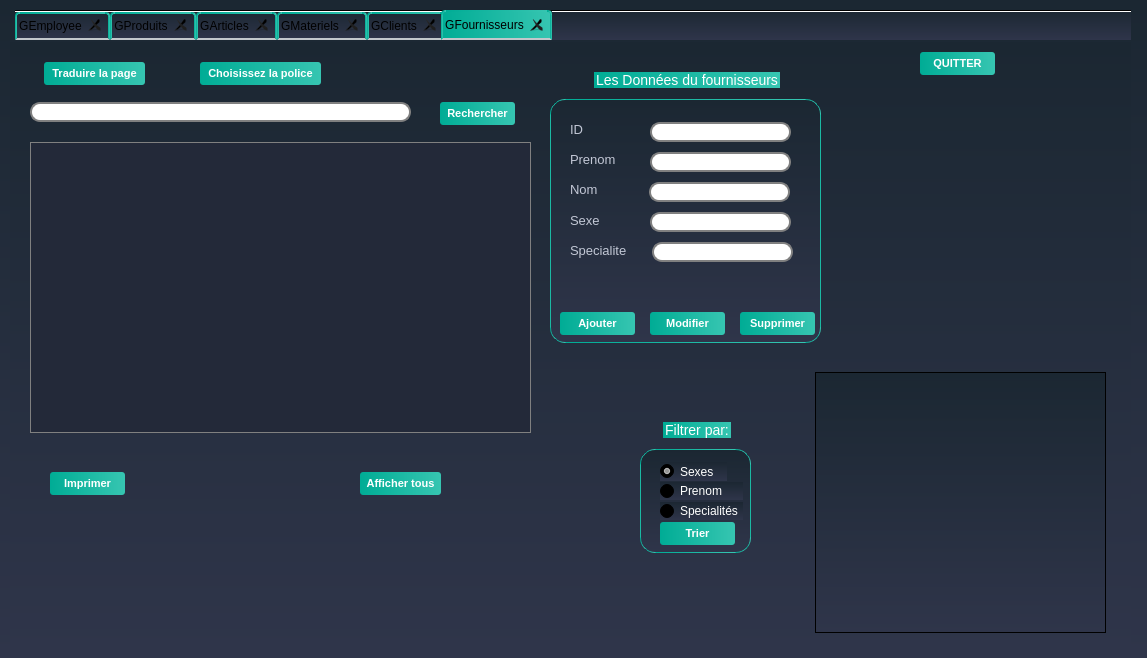
<?xml version="1.0" encoding="UTF-8"?>
<ui version="4.0">
 <class>Suppliers</class>
 <widget class="QDialog" name="Suppliers">
  <property name="geometry">
   <rect>
    <x>0</x>
    <y>0</y>
    <width>1147</width>
    <height>658</height>
   </rect>
  </property>
  <property name="windowTitle">
   <string>Dialog</string>
  </property>
  <property name="styleSheet">
   <string notr="true">/*-----QWidget-----*/

QWidget

{

	background-color: qlineargradient(spread:repeat, x1:1, y1:0, x2:1, y2:1, stop:0 rgba(27, 39, 50, 255),stop:1 rgba(47, 53, 74, 255));

	color: #000000;



}





/*-----QLabel-----*/

QLabel

{

	background-color: transparent;

	color: #c2c7d5;

	font-size: 13px;



}





/*-----QPushButton-----*/

QPushButton

{

	background-color: qlineargradient(spread:pad, x1:0, y1:0.511, x2:1, y2:0.511, stop:0 rgba(0, 172, 149, 255),stop:0.995192 rgba(54, 197, 177, 255));

	color: #fff;

	font-size: 11px;

	font-weight: bold;

	border: none;

	border-radius: 3px;

	padding: 5px;



}





QPushButton::pressed

{

	background-color: qlineargradient(spread:pad, x1:0, y1:0.511, x2:1, y2:0.511, stop:0 rgba(0, 207, 179, 255),stop:1 rgba(70, 255, 230, 255));



}





/*-----QCheckBox-----*/

QCheckBox

{

	background-color: transparent;

	color: #fff;

	font-size: 10px;

	font-weight: bold;

	border: none;

	border-radius: 5px;



}





/*-----QCheckBox-----*/

QCheckBox::indicator

{

    color: #b1b1b1;

    background-color: #323232;

    border: 1px solid darkgray;

    width: 12px;

    height: 12px;



}





QCheckBox::indicator:checked

{

    image:url(&quot;./ressources/check.png&quot;);

	background-color: qlineargradient(spread:pad, x1:0, y1:0.511, x2:1, y2:0.511, stop:0 rgba(0, 172, 149, 255),stop:0.995192 rgba(54, 197, 177, 255));;

    border: 1px solid #607cff;



}





QCheckBox::indicator:unchecked:hover

{

    border: 1px solid #08b099;



}





QCheckBox::disabled

{

	color: #656565;



}





QCheckBox::indicator:disabled

{

	background-color: #656565;

	color: #656565;

    border: 1px solid #656565;



}





/*-----QLineEdit-----*/

QLineEdit

{

	background-color: #c2c7d5;

	color: #000;

	font-weight: bold;

	border: none;

	border-radius: 2px;

	padding: 3px;



}







/*-----QListView-----*/

QListView

{

	background-color: qlineargradient(spread:pad, x1:1, y1:0, x2:1, y2:1, stop:0 rgba(50, 61, 80, 255),stop:1 rgba(44, 49, 69, 255));

	color: #fff;

	font-size: 12px;

	font-weight: bold;

	border: 1px solid #191919;

	show-decoration-selected: 0;



}





QListView::item

{

	color: #31cecb;

	background-color: #454e5e;

	border: none;

	padding: 5px;

	border-radius: 0px;

	padding-left : 10px;

	height: 42px;



}



QListView::item:selected

{

	color: #31cecb;

	background-color: #454e5e;



}





QListView::item:!selected

{

	color:white;

	background-color: transparent;

	border: none;

	padding-left : 10px;



}





QListView::item:!selected:hover

{

	color: #bbbcba;

	background-color: #454e5e;

	border: none;

	padding-left : 10px;



}





/*-----QTreeView-----*/

QTreeView 

{

	background-color: #232939;

	show-decoration-selected: 0;

	color: #c2c8d7;



}





QTreeView::item 

{

	border-top-color: transparent;

	border-bottom-color: transparent;



}





QTreeView::item:hover 

{

	background-color: #606060;

	color: #fff;



}





QTreeView::item:selected 

{

	background-color: #0ab19a;

	color: #fff;



}





QTreeView::item:selected:active

{

	background-color: #0ab19a;

	color: #fff;



}





QTreeView::branch:has-children:!has-siblings:closed,

QTreeView::branch:closed:has-children:has-siblings 

{

	image: url(://tree-closed.png);



}



QTreeView::branch:open:has-children:!has-siblings,

QTreeView::branch:open:has-children:has-siblings  

{

	image: url(://tree-open.png);



}





/*-----QTableView &amp; QTableWidget-----*/

QTableView

{

    background-color: #232939;

	border: 1px solid gray;

    color: #f0f0f0;

    gridline-color: #232939;

    outline : 0;



}





QTableView::disabled

{

    background-color: #242526;

    border: 1px solid #32414B;

    color: #656565;

    gridline-color: #656565;

    outline : 0;



}





QTableView::item:hover 

{

    background-color: #606060;

    color: #f0f0f0;



}





QTableView::item:selected 

{

	background-color: #0ab19a;

    color: #F0F0F0;



}





QTableView::item:selected:disabled

{

    background-color: #1a1b1c;

    border: 2px solid #525251;

    color: #656565;



}





QTableCornerButton::section

{

	background-color: #343a49;

    color: #fff;



}





QHeaderView::section

{

	color: #fff;

	border-top: 0px;

	border-bottom: 1px solid gray;

	border-right: 1px solid gray;

	background-color: #343a49;

    margin-top:1px;

	margin-bottom:1px;

	padding: 5px;



}





QHeaderView::section:disabled

{

    background-color: #525251;

    color: #656565;



}





QHeaderView::section:checked

{

    color: #fff;

    background-color: #0ab19a;



}





QHeaderView::section:checked:disabled

{

    color: #656565;

    background-color: #525251;



}





QHeaderView::section::vertical::first,

QHeaderView::section::vertical::only-one

{

    border-top: 1px solid #353635;



}





QHeaderView::section::vertical

{

    border-top: 1px solid #353635;



}





QHeaderView::section::horizontal::first,

QHeaderView::section::horizontal::only-one

{

    border-left: 1px solid #353635;



}





QHeaderView::section::horizontal

{

    border-left: 1px solid #353635;



}





/*-----QScrollBar-----*/

QScrollBar:horizontal 

{

    background-color: transparent;

    height: 8px;

    margin: 0px;

    padding: 0px;



}





QScrollBar::handle:horizontal 

{

    border: none;

	min-width: 100px;

    background-color: #56576c;



}





QScrollBar::add-line:horizontal, 

QScrollBar::sub-line:horizontal,

QScrollBar::add-page:horizontal, 

QScrollBar::sub-page:horizontal 

{

    width: 0px;

    background-color: transparent;



}





QScrollBar:vertical 

{

    background-color: transparent;

    width: 8px;

    margin: 0;



}





QScrollBar::handle:vertical 

{

    border: none;

	min-height: 100px;

    background-color: #56576c;



}





QScrollBar::add-line:vertical, 

QScrollBar::sub-line:vertical,

QScrollBar::add-page:vertical, 

QScrollBar::sub-page:vertical 

{

    height: 0px;

    background-color: transparent;



}

QGroupBox  {

    border: 1px solid gray;

    border-color: qlineargradient(spread:pad, x1:0, y1:0.511, x2:1, y2:0.511, stop:0 rgba(0, 172, 149, 255),stop:0.995192 rgba(54, 197, 177, 255));;

    margin-top: 27px;

    font-size: 14px;

    border-radius: 15px;

}



QGroupBox::title  {

    subcontrol-origin: margin;

    subcontrol-position: top center;

    padding: 5px 8000px 5px 8000px;

    background-color: qlineargradient(spread:pad, x1:0, y1:0.511, x2:1, y2:0.511, stop:0 rgba(0, 172, 149, 255),stop:0.995192 rgba(54, 197, 177, 255));;

    color: rgb(255, 255, 255);

}

QLineEdit {

    border: 2px solid gray;

    border-radius: 10px;

    padding: 0 8px;

    background: white;

    selection-background-color: darkgray;

}

QComboBox {

    border: 2px solid grey;

    border-radius: 10px;

    padding: 0 8px;

    min-width: 6em;

}



QComboBox:editable {

    background: white;

}



QComboBox:!editable, QComboBox::drop-down:editable {

     background: white;

}



/* QComboBox gets the &quot;on&quot; state when the popup is open */

QComboBox:!editable:on, QComboBox::drop-down:editable:on {

    background: qlineargradient(x1: 0, y1: 0, x2: 0, y2: 1,

                                stop: 0 #D3D3D3, stop: 0.4 #D8D8D8,

                                stop: 0.5 #DDDDDD, stop: 1.0 #E1E1E1);

}



QComboBox:on { /* shift the text when the popup opens */

    padding-top: 3px;

    padding-left: 4px;

}



QComboBox::drop-down {

    subcontrol-origin: padding;

    subcontrol-position: top right;

    width: 15px;



    border-left-width: 1px;

    border-left-color: darkgray;

    border-left-style: solid; /* just a single line */

    border-top-right-radius: 10px; /* same radius as the QComboBox */

    border-bottom-right-radius: 10px;

}



QComboBox::down-arrow {

    image: url(/usr/share/icons/crystalsvg/16x16/actions/1downarrow.png);

}



QComboBox::down-arrow:on { /* shift the arrow when popup is open */

    top: 1px;

    left: 1px;

}

QComboBox QAbstractItemView {

    border: 2px solid gray;

    selection-background-color: lightgray;

}

QTabWidget::pane { /* The tab widget frame */

    border-top: 2px solid #C2C7CB;

}



QTabWidget::tab-bar {

    left: 5px; /* move to the right by 5px */

}



/* Style the tab using the tab sub-control. Note that

    it reads QTabBar _not_ QTabWidget */

QTabBar::tab {

    background: qlineargradient(x1: 0, y1: 0, x2: 0, y2: 1,

                                stop: 0 #E1E1E1, stop: 0.4 #DDDDDD,

                                stop: 0.5 #D8D8D8, stop: 1.0 #D3D3D3);

    border: 2px solid qlineargradient(spread:pad, x1:0, y1:0.511, x2:1, y2:0.511, stop:0 rgba(0, 172, 149, 255),stop:0.995192 rgba(54, 197, 177, 255));;

    border-bottom-color: #C2C7CB; /* same as the pane color */

    border-top-left-radius: 4px;

    border-top-right-radius: 4px;

    min-width: 8ex;

    padding: 2px;

}



QTabBar::tab:selected, QTabBar::tab:hover {

    background: qlineargradient(spread:pad, x1:0, y1:0.511, x2:1, y2:0.511, stop:0 rgba(0, 172, 149, 255),stop:0.995192 rgba(54, 197, 177, 255));

}



QTabBar::tab:selected {

    border-color:qlineargradient(spread:pad, x1:0, y1:0.511, x2:1, y2:0.511, stop:0 rgba(0, 172, 149, 255),stop:0.995192 rgba(54, 197, 177, 255));

    border-bottom-color: #C2C7CB; /* same as pane color */

}



QTabBar::tab:!selected {

    margin-top: 2px; /* make non-selected tabs look smaller */

}



/* make use of negative margins for overlapping tabs */

QTabBar::tab:selected {

    /* expand/overlap to the left and right by 4px */

    margin-left: -4px;

    margin-right: -4px;

}



QTabBar::tab:first:selected {

    margin-left: 0; /* the first selected tab has nothing to overlap with on the left */

}



QTabBar::tab:last:selected {

    margin-right: 0; /* the last selected tab has nothing to overlap with on the right */

}



QTabBar::tab:only-one {

    margin: 0; /* if there is only one tab, we don't want overlapping margins */

}

QRadioButton{



	color:white;

	font:solid;

}

QDateEdit

{

    background-color: white;

	border: 2px solid grey;

    border-radius: 10px;

    padding: 0 8px;

    spacing: 5px; 

    min-width: 6em;

}





QDateEdit::drop-down {

    image: url(:/new/myapp/cbarrowdn.png);

    width:50px;

    height:15px;

    subcontrol-position: right top;

    subcontrol-origin:margin;

    background-color: white;

   	border: 2px solid grey;

    border-radius: 10px;

    padding: 0 8px;

    spacing: 5px; 

    min-width: 6em;

   spacing: 5px; 

}</string>
  </property>
  <widget class="QTabWidget" name="tab_3">
   <property name="geometry">
    <rect>
     <x>10</x>
     <y>10</y>
     <width>1121</width>
     <height>641</height>
    </rect>
   </property>
   <property name="styleSheet">
    <string notr="true">/*-----QWidget-----*/

QWidget

{

	background-color: qlineargradient(spread:repeat, x1:1, y1:0, x2:1, y2:1, stop:0 rgba(27, 39, 50, 255),stop:1 rgba(47, 53, 74, 255));

	color: #000000;



}





/*-----QLabel-----*/

QLabel

{

	background-color: transparent;

	color: #c2c7d5;

	font-size: 13px;



}





/*-----QPushButton-----*/

QPushButton

{

	background-color: qlineargradient(spread:pad, x1:0, y1:0.511, x2:1, y2:0.511, stop:0 rgba(0, 172, 149, 255),stop:0.995192 rgba(54, 197, 177, 255));

	color: #fff;

	font-size: 11px;

	font-weight: bold;

	border: none;

	border-radius: 3px;

	padding: 5px;



}





QPushButton::pressed

{

	background-color: qlineargradient(spread:pad, x1:0, y1:0.511, x2:1, y2:0.511, stop:0 rgba(0, 207, 179, 255),stop:1 rgba(70, 255, 230, 255));



}





/*-----QCheckBox-----*/

QCheckBox

{

	background-color: transparent;

	color: #fff;

	font-size: 10px;

	font-weight: bold;

	border: none;

	border-radius: 5px;



}





/*-----QCheckBox-----*/

QCheckBox::indicator

{

    color: #b1b1b1;

    background-color: #323232;

    border: 1px solid darkgray;

    width: 12px;

    height: 12px;



}





QCheckBox::indicator:checked

{

    image:url(&quot;./ressources/check.png&quot;);

	background-color: qlineargradient(spread:pad, x1:0, y1:0.511, x2:1, y2:0.511, stop:0 rgba(0, 172, 149, 255),stop:0.995192 rgba(54, 197, 177, 255));;

    border: 1px solid #607cff;



}





QCheckBox::indicator:unchecked:hover

{

    border: 1px solid #08b099;



}





QCheckBox::disabled

{

	color: #656565;



}





QCheckBox::indicator:disabled

{

	background-color: #656565;

	color: #656565;

    border: 1px solid #656565;



}





/*-----QLineEdit-----*/

QLineEdit

{

	background-color: #c2c7d5;

	color: #000;

	font-weight: bold;

	border: none;

	border-radius: 2px;

	padding: 3px;



}







/*-----QListView-----*/

QListView

{

	background-color: qlineargradient(spread:pad, x1:1, y1:0, x2:1, y2:1, stop:0 rgba(50, 61, 80, 255),stop:1 rgba(44, 49, 69, 255));

	color: #fff;

	font-size: 12px;

	font-weight: bold;

	border: 1px solid #191919;

	show-decoration-selected: 0;



}





QListView::item

{

	color: #31cecb;

	background-color: #454e5e;

	border: none;

	padding: 5px;

	border-radius: 0px;

	padding-left : 10px;

	height: 42px;



}



QListView::item:selected

{

	color: #31cecb;

	background-color: #454e5e;



}





QListView::item:!selected

{

	color:white;

	background-color: transparent;

	border: none;

	padding-left : 10px;



}





QListView::item:!selected:hover

{

	color: #bbbcba;

	background-color: #454e5e;

	border: none;

	padding-left : 10px;



}





/*-----QTreeView-----*/

QTreeView 

{

	background-color: #232939;

	show-decoration-selected: 0;

	color: #c2c8d7;



}





QTreeView::item 

{

	border-top-color: transparent;

	border-bottom-color: transparent;



}





QTreeView::item:hover 

{

	background-color: #606060;

	color: #fff;



}





QTreeView::item:selected 

{

	background-color: #0ab19a;

	color: #fff;



}





QTreeView::item:selected:active

{

	background-color: #0ab19a;

	color: #fff;



}





QTreeView::branch:has-children:!has-siblings:closed,

QTreeView::branch:closed:has-children:has-siblings 

{

	image: url(://tree-closed.png);



}



QTreeView::branch:open:has-children:!has-siblings,

QTreeView::branch:open:has-children:has-siblings  

{

	image: url(://tree-open.png);



}





/*-----QTableView &amp; QTableWidget-----*/

QTableView

{

    background-color: #232939;

	border: 1px solid gray;

    color: #f0f0f0;

    gridline-color: #232939;

    outline : 0;



}





QTableView::disabled

{

    background-color: #242526;

    border: 1px solid #32414B;

    color: #656565;

    gridline-color: #656565;

    outline : 0;



}





QTableView::item:hover 

{

    background-color: #606060;

    color: #f0f0f0;



}





QTableView::item:selected 

{

	background-color: #0ab19a;

    color: #F0F0F0;



}





QTableView::item:selected:disabled

{

    background-color: #1a1b1c;

    border: 2px solid #525251;

    color: #656565;



}





QTableCornerButton::section

{

	background-color: #343a49;

    color: #fff;



}





QHeaderView::section

{

	color: #fff;

	border-top: 0px;

	border-bottom: 1px solid gray;

	border-right: 1px solid gray;

	background-color: #343a49;

    margin-top:1px;

	margin-bottom:1px;

	padding: 5px;



}





QHeaderView::section:disabled

{

    background-color: #525251;

    color: #656565;



}





QHeaderView::section:checked

{

    color: #fff;

    background-color: #0ab19a;



}





QHeaderView::section:checked:disabled

{

    color: #656565;

    background-color: #525251;



}





QHeaderView::section::vertical::first,

QHeaderView::section::vertical::only-one

{

    border-top: 1px solid #353635;



}





QHeaderView::section::vertical

{

    border-top: 1px solid #353635;



}





QHeaderView::section::horizontal::first,

QHeaderView::section::horizontal::only-one

{

    border-left: 1px solid #353635;



}





QHeaderView::section::horizontal

{

    border-left: 1px solid #353635;



}





/*-----QScrollBar-----*/

QScrollBar:horizontal 

{

    background-color: transparent;

    height: 8px;

    margin: 0px;

    padding: 0px;



}





QScrollBar::handle:horizontal 

{

    border: none;

	min-width: 100px;

    background-color: #56576c;



}





QScrollBar::add-line:horizontal, 

QScrollBar::sub-line:horizontal,

QScrollBar::add-page:horizontal, 

QScrollBar::sub-page:horizontal 

{

    width: 0px;

    background-color: transparent;



}





QScrollBar:vertical 

{

    background-color: transparent;

    width: 8px;

    margin: 0;



}





QScrollBar::handle:vertical 

{

    border: none;

	min-height: 100px;

    background-color: #56576c;



}





QScrollBar::add-line:vertical, 

QScrollBar::sub-line:vertical,

QScrollBar::add-page:vertical, 

QScrollBar::sub-page:vertical 

{

    height: 0px;

    background-color: transparent;



}

QGroupBox  {

    border: 1px solid gray;

    border-color: qlineargradient(spread:pad, x1:0, y1:0.511, x2:1, y2:0.511, stop:0 rgba(0, 172, 149, 255),stop:0.995192 rgba(54, 197, 177, 255));;

    margin-top: 27px;

    font-size: 14px;

    border-radius: 15px;

}



QGroupBox::title  {

    subcontrol-origin: margin;

    subcontrol-position: top center;

    padding: 5px 8000px 5px 8000px;

    background-color: qlineargradient(spread:pad, x1:0, y1:0.511, x2:1, y2:0.511, stop:0 rgba(0, 172, 149, 255),stop:0.995192 rgba(54, 197, 177, 255));;

    color: rgb(255, 255, 255);

}

QLineEdit {

    border: 2px solid gray;

    border-radius: 10px;

    padding: 0 8px;

    background: white;

    selection-background-color: darkgray;

}

QComboBox {

    border: 2px solid grey;

    border-radius: 10px;

    padding: 0 8px;

    min-width: 6em;

}



QComboBox:editable {

    background: white;

}



QComboBox:!editable, QComboBox::drop-down:editable {

     background: white;

}



/* QComboBox gets the &quot;on&quot; state when the popup is open */

QComboBox:!editable:on, QComboBox::drop-down:editable:on {

    background: qlineargradient(x1: 0, y1: 0, x2: 0, y2: 1,

                                stop: 0 #D3D3D3, stop: 0.4 #D8D8D8,

                                stop: 0.5 #DDDDDD, stop: 1.0 #E1E1E1);

}



QComboBox:on { /* shift the text when the popup opens */

    padding-top: 3px;

    padding-left: 4px;

}



QComboBox::drop-down {

    subcontrol-origin: padding;

    subcontrol-position: top right;

    width: 15px;



    border-left-width: 1px;

    border-left-color: darkgray;

    border-left-style: solid; /* just a single line */

    border-top-right-radius: 10px; /* same radius as the QComboBox */

    border-bottom-right-radius: 10px;

}



QComboBox::down-arrow {

    image: url(/usr/share/icons/crystalsvg/16x16/actions/1downarrow.png);

}



QComboBox::down-arrow:on { /* shift the arrow when popup is open */

    top: 1px;

    left: 1px;

}

QComboBox QAbstractItemView {

    border: 2px solid gray;

    selection-background-color: lightgray;

}

QTabWidget::pane { /* The tab widget frame */

    border-top: 2px solid #C2C7CB;

}



QTabWidget::tab-bar {

    left: 5px; /* move to the right by 5px */

}



/* Style the tab using the tab sub-control. Note that

    it reads QTabBar _not_ QTabWidget */

QTabBar::tab {

    background: qlineargradient(x1: 0, y1: 0, x2: 0, y2: 1,

                                stop: 0 #E1E1E1, stop: 0.4 #DDDDDD,

                                stop: 0.5 #D8D8D8, stop: 1.0 #D3D3D3);

    border: 2px solid qlineargradient(spread:pad, x1:0, y1:0.511, x2:1, y2:0.511, stop:0 rgba(0, 172, 149, 255),stop:0.995192 rgba(54, 197, 177, 255));;

    border-bottom-color: #C2C7CB; /* same as the pane color */

    border-top-left-radius: 4px;

    border-top-right-radius: 4px;

    min-width: 8ex;

    padding: 2px;

}



QTabBar::tab:selected, QTabBar::tab:hover {

    background: qlineargradient(spread:pad, x1:0, y1:0.511, x2:1, y2:0.511, stop:0 rgba(0, 172, 149, 255),stop:0.995192 rgba(54, 197, 177, 255));

}



QTabBar::tab:selected {

    border-color:qlineargradient(spread:pad, x1:0, y1:0.511, x2:1, y2:0.511, stop:0 rgba(0, 172, 149, 255),stop:0.995192 rgba(54, 197, 177, 255));

    border-bottom-color: #C2C7CB; /* same as pane color */

}



QTabBar::tab:!selected {

    margin-top: 2px; /* make non-selected tabs look smaller */

}



/* make use of negative margins for overlapping tabs */

QTabBar::tab:selected {

    /* expand/overlap to the left and right by 4px */

    margin-left: -4px;

    margin-right: -4px;

}



QTabBar::tab:first:selected {

    margin-left: 0; /* the first selected tab has nothing to overlap with on the left */

}



QTabBar::tab:last:selected {

    margin-right: 0; /* the last selected tab has nothing to overlap with on the right */

}



QTabBar::tab:only-one {

    margin: 0; /* if there is only one tab, we don't want overlapping margins */

}

QRadioButton{



	color:white;

	font:solid;

}

QDateEdit

{

    background-color: white;

	border: 2px solid grey;

    border-radius: 10px;

    padding: 0 8px;

    spacing: 5px; 

    min-width: 6em;

}





QDateEdit::drop-down {

    image: url(:/new/myapp/cbarrowdn.png);

    width:50px;

    height:15px;

    subcontrol-position: right top;

    subcontrol-origin:margin;

    background-color: white;

   	border: 2px solid grey;

    border-radius: 10px;

    padding: 0 8px;

    spacing: 5px; 

    min-width: 6em;

   spacing: 5px; 

}</string>
   </property>
   <property name="currentIndex">
    <number>5</number>
   </property>
   <property name="usesScrollButtons">
    <bool>true</bool>
   </property>
   <property name="documentMode">
    <bool>true</bool>
   </property>
   <property name="tabsClosable">
    <bool>true</bool>
   </property>
   <property name="movable">
    <bool>true</bool>
   </property>
   <property name="tabBarAutoHide">
    <bool>true</bool>
   </property>
   <widget class="QWidget" name="tab_2">
    <attribute name="title">
     <string>GEmployee</string>
    </attribute>
   </widget>
   <widget class="QWidget" name="tab_4">
    <attribute name="title">
     <string>GProduits</string>
    </attribute>
   </widget>
   <widget class="QWidget" name="tab_5">
    <attribute name="title">
     <string>GArticles</string>
    </attribute>
   </widget>
   <widget class="QWidget" name="tab_6">
    <attribute name="title">
     <string>GMateriels</string>
    </attribute>
   </widget>
   <widget class="QWidget" name="tab_7">
    <attribute name="title">
     <string>GClients</string>
    </attribute>
   </widget>
   <widget class="QWidget" name="tab">
    <attribute name="title">
     <string>GFournisseurs</string>
    </attribute>
    <widget class="QGroupBox" name="groupBox">
     <property name="geometry">
      <rect>
       <x>540</x>
       <y>30</y>
       <width>271</width>
       <height>271</height>
      </rect>
     </property>
     <property name="title">
      <string>Les Données du fournisseurs</string>
     </property>
     <property name="checkable">
      <bool>false</bool>
     </property>
     <widget class="QLabel" name="label">
      <property name="geometry">
       <rect>
        <x>20</x>
        <y>50</y>
        <width>47</width>
        <height>14</height>
       </rect>
      </property>
      <property name="text">
       <string>ID</string>
      </property>
     </widget>
     <widget class="QLineEdit" name="lineEdit">
      <property name="geometry">
       <rect>
        <x>100</x>
        <y>50</y>
        <width>141</width>
        <height>20</height>
       </rect>
      </property>
     </widget>
     <widget class="QLineEdit" name="lineEdit_2">
      <property name="geometry">
       <rect>
        <x>100</x>
        <y>80</y>
        <width>141</width>
        <height>20</height>
       </rect>
      </property>
     </widget>
     <widget class="QLabel" name="label_2">
      <property name="geometry">
       <rect>
        <x>20</x>
        <y>80</y>
        <width>47</width>
        <height>14</height>
       </rect>
      </property>
      <property name="text">
       <string>Prenom</string>
      </property>
     </widget>
     <widget class="QLabel" name="label_3">
      <property name="geometry">
       <rect>
        <x>20</x>
        <y>110</y>
        <width>47</width>
        <height>14</height>
       </rect>
      </property>
      <property name="text">
       <string>Nom</string>
      </property>
     </widget>
     <widget class="QLabel" name="label_4">
      <property name="geometry">
       <rect>
        <x>20</x>
        <y>140</y>
        <width>61</width>
        <height>16</height>
       </rect>
      </property>
      <property name="text">
       <string>Sexe</string>
      </property>
     </widget>
     <widget class="QLineEdit" name="lineEdit_3">
      <property name="geometry">
       <rect>
        <x>99</x>
        <y>110</y>
        <width>141</width>
        <height>20</height>
       </rect>
      </property>
     </widget>
     <widget class="QLineEdit" name="lineEdit_4">
      <property name="geometry">
       <rect>
        <x>100</x>
        <y>140</y>
        <width>141</width>
        <height>20</height>
       </rect>
      </property>
     </widget>
     <widget class="QPushButton" name="pushButton_2">
      <property name="geometry">
       <rect>
        <x>10</x>
        <y>240</y>
        <width>75</width>
        <height>23</height>
       </rect>
      </property>
      <property name="text">
       <string>Ajouter</string>
      </property>
     </widget>
     <widget class="QPushButton" name="pushButton_3">
      <property name="geometry">
       <rect>
        <x>100</x>
        <y>240</y>
        <width>75</width>
        <height>23</height>
       </rect>
      </property>
      <property name="text">
       <string>Modifier</string>
      </property>
     </widget>
     <widget class="QPushButton" name="pushButton_4">
      <property name="geometry">
       <rect>
        <x>190</x>
        <y>240</y>
        <width>75</width>
        <height>23</height>
       </rect>
      </property>
      <property name="text">
       <string>Supprimer</string>
      </property>
     </widget>
     <widget class="QLabel" name="label_7">
      <property name="geometry">
       <rect>
        <x>20</x>
        <y>170</y>
        <width>61</width>
        <height>16</height>
       </rect>
      </property>
      <property name="text">
       <string>Specialite</string>
      </property>
     </widget>
     <widget class="QLineEdit" name="lineEdit_6">
      <property name="geometry">
       <rect>
        <x>102</x>
        <y>170</y>
        <width>141</width>
        <height>20</height>
       </rect>
      </property>
     </widget>
    </widget>
    <widget class="QPushButton" name="pushButton">
     <property name="geometry">
      <rect>
       <x>430</x>
       <y>60</y>
       <width>75</width>
       <height>23</height>
      </rect>
     </property>
     <property name="text">
      <string>Rechercher</string>
     </property>
     <property name="autoDefault">
      <bool>true</bool>
     </property>
     <property name="default">
      <bool>false</bool>
     </property>
     <property name="flat">
      <bool>false</bool>
     </property>
    </widget>
    <widget class="QLineEdit" name="lineEdit_5">
     <property name="geometry">
      <rect>
       <x>20</x>
       <y>60</y>
       <width>381</width>
       <height>20</height>
      </rect>
     </property>
    </widget>
    <widget class="QLabel" name="label_5">
     <property name="geometry">
      <rect>
       <x>100</x>
       <y>230</y>
       <width>47</width>
       <height>14</height>
      </rect>
     </property>
     <property name="text">
      <string/>
     </property>
    </widget>
    <widget class="QTableView" name="tablefournisseur">
     <property name="geometry">
      <rect>
       <x>20</x>
       <y>100</y>
       <width>501</width>
       <height>291</height>
      </rect>
     </property>
    </widget>
    <widget class="QGroupBox" name="groupBox_2">
     <property name="geometry">
      <rect>
       <x>630</x>
       <y>380</y>
       <width>111</width>
       <height>131</height>
      </rect>
     </property>
     <property name="sizePolicy">
      <sizepolicy hsizetype="Maximum" vsizetype="Preferred">
       <horstretch>0</horstretch>
       <verstretch>0</verstretch>
      </sizepolicy>
     </property>
     <property name="title">
      <string>Filtrer par:</string>
     </property>
     <widget class="QLabel" name="label_6">
      <property name="geometry">
       <rect>
        <x>50</x>
        <y>40</y>
        <width>41</width>
        <height>16</height>
       </rect>
      </property>
      <property name="text">
       <string/>
      </property>
     </widget>
     <widget class="QRadioButton" name="radioButton">
      <property name="geometry">
       <rect>
        <x>20</x>
        <y>40</y>
        <width>67</width>
        <height>19</height>
       </rect>
      </property>
      <property name="sizePolicy">
       <sizepolicy hsizetype="Maximum" vsizetype="Preferred">
        <horstretch>8</horstretch>
        <verstretch>8</verstretch>
       </sizepolicy>
      </property>
      <property name="text">
       <string>Sexes</string>
      </property>
      <property name="checked">
       <bool>true</bool>
      </property>
     </widget>
     <widget class="QRadioButton" name="radioButton_2">
      <property name="geometry">
       <rect>
        <x>20</x>
        <y>60</y>
        <width>83</width>
        <height>18</height>
       </rect>
      </property>
      <property name="text">
       <string>Prenom</string>
      </property>
     </widget>
     <widget class="QRadioButton" name="radioButton_3">
      <property name="geometry">
       <rect>
        <x>20</x>
        <y>80</y>
        <width>83</width>
        <height>18</height>
       </rect>
      </property>
      <property name="text">
       <string>Specialités</string>
      </property>
     </widget>
     <widget class="QPushButton" name="pushButton_8">
      <property name="geometry">
       <rect>
        <x>20</x>
        <y>100</y>
        <width>75</width>
        <height>23</height>
       </rect>
      </property>
      <property name="text">
       <string>Trier</string>
      </property>
     </widget>
    </widget>
    <widget class="QPushButton" name="pushButton_5">
     <property name="geometry">
      <rect>
       <x>350</x>
       <y>430</y>
       <width>81</width>
       <height>23</height>
      </rect>
     </property>
     <property name="text">
      <string>Afficher tous</string>
     </property>
    </widget>
    <widget class="QPushButton" name="pushButton_6">
     <property name="geometry">
      <rect>
       <x>40</x>
       <y>430</y>
       <width>75</width>
       <height>23</height>
      </rect>
     </property>
     <property name="text">
      <string>Imprimer</string>
     </property>
    </widget>
    <widget class="QPushButton" name="pushButton_7">
     <property name="geometry">
      <rect>
       <x>910</x>
       <y>10</y>
       <width>75</width>
       <height>23</height>
      </rect>
     </property>
     <property name="text">
      <string>QUITTER</string>
     </property>
    </widget>
    <widget class="QPushButton" name="pushButton_9">
     <property name="geometry">
      <rect>
       <x>190</x>
       <y>20</y>
       <width>121</width>
       <height>23</height>
      </rect>
     </property>
     <property name="text">
      <string>Choisissez la police</string>
     </property>
    </widget>
    <widget class="QPushButton" name="pushButton_10">
     <property name="geometry">
      <rect>
       <x>34</x>
       <y>20</y>
       <width>101</width>
       <height>23</height>
      </rect>
     </property>
     <property name="text">
      <string>Traduire la page</string>
     </property>
    </widget>
    <widget class="QGraphicsView" name="graphicsView">
     <property name="geometry">
      <rect>
       <x>805</x>
       <y>330</y>
       <width>291</width>
       <height>261</height>
      </rect>
     </property>
    </widget>
    <widget class="QLabel" name="label_info_frn">
     <property name="geometry">
      <rect>
       <x>20</x>
       <y>490</y>
       <width>561</width>
       <height>41</height>
      </rect>
     </property>
     <property name="text">
      <string/>
     </property>
    </widget>
   </widget>
  </widget>
 </widget>
 <resources/>
 <connections/>
</ui>
